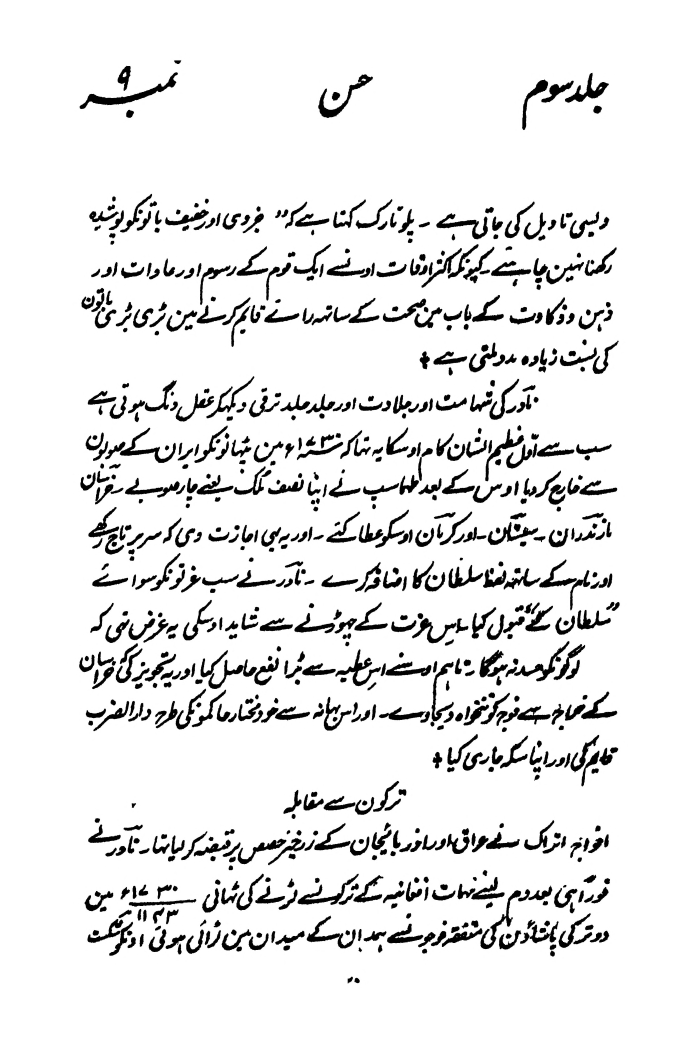
#> input picture urdu-media-ai-utils/urdu-polygon-line-extractor/data-books/B207/Image/B207_107.jpg, 3428 x 5293 px (shown at 1/5 size); its folder holds only this picture in this run
$ python -i image_utils.py   (imports and definitions only)   (older library calls are emulated)
#> lines starting #> are read from the running program, lines starting #| are printed output that depends on the picture; after the words box and inside, x2 and y2 are one past the last pixel; in counts of white or black regions, pixels touching at a corner belong together
#> further down, picture is the input picture: shape (5293, 3428, 3); min 0, max 255, mean 233.2
"""
This file implements some image preprocessing functions used during dataset
preparation, training and inferring.

Most functions are meant to be run only once or at the beginning of training
and hence are not really optimized for performance.
"""

"""
Notes:
    1. All output images have white foreground and black background
    2. All output images are normalized (except for DATASET_PREPARATION task)
"""

import numpy as np
import cv2
import time
import os
import collections
import doxapy

VERBOSE = False

# Set using trial-and-error
HORIZONTAL_MIN_AREA = 10000
VERTICAL_MIN_AREA = 2500

Params = collections.namedtuple("Params", ["extract_red_component",
                                           "horizontal_segmentation",
                                           "vertical_segmentation",
                                           "write_images",
                                           "save_image_type",
                                           "correct_skew",
                                           "remove_white_columns",
                                           "remove_white_rows"])

DATASET_PREPARATION = Params(False, True, False, True, "jpg", False, True, False)
TRAINING = Params(False, False, False, False, None, False, True, False)
INFERRING = Params(False, False, False, False, None, True, True, True)


class ImagePreprocessing():
    """This class processes images for the OCR"""

    def __init__(self, params):
        self.params = params

    # [114 lines left out: functions __call__, _naive_extract_red_component, _extract_red_component, not called in this run]


def _preprocess_image(image, correct_skew=True):
    # Crop image
    image = _trim_image(image)

    if correct_skew:
        # Correct skew
        image = _skew_correction(image)

        # Crop image again (Skew correction may introduce white spaces)
        image = _trim_image(image)

    return image


# [124 lines left out: functions _remove_white_columns, _remove_white_rows, _horizontal_segmentation, _vertical_segmentation, _vertical_segmentation_using_projections, not called in this run]


# binarized image means turn the Gray image into the numbers from 0(white) to 255(black) w.r.t the image pixels
# intensity
def _binarize(image, blur=True):
    # Defining window size and value of k which will be different for each channel
    window_size = 94
    k = 0.3
    # Geo News For now

    from  .binarization import get_gray_image, convert_binary
    # cv2.imshow("Original", image)


    # img_path = os.path.join(fold_path, j)
    gray_img = get_gray_image(image)
    # [6 lines of commented-out code are left out]

    binary_image = np.empty(gray_img.shape, gray_img.dtype)
    sauvola = doxapy.Binarization(doxapy.Binarization.Algorithms.SAUVOLA)
    sauvola.initialize(gray_img)
    sauvola.to_binary(binary_image, {"window": window_size, "k": k})


    # [4 lines of commented-out code are left out]

    return binary_image


def _trim_image(image):
    # Convert into Gray
    gray = cv2.cvtColor(image, cv2.COLOR_BGR2GRAY)
    # Blur the image by using Gaussian Blur
    blur = cv2.GaussianBlur(gray, (5, 5), 0)
    thresh = cv2.bitwise_not(cv2.threshold(blur, 0, 255, cv2.THRESH_BINARY | cv2.THRESH_OTSU)[1].astype(np.uint8))
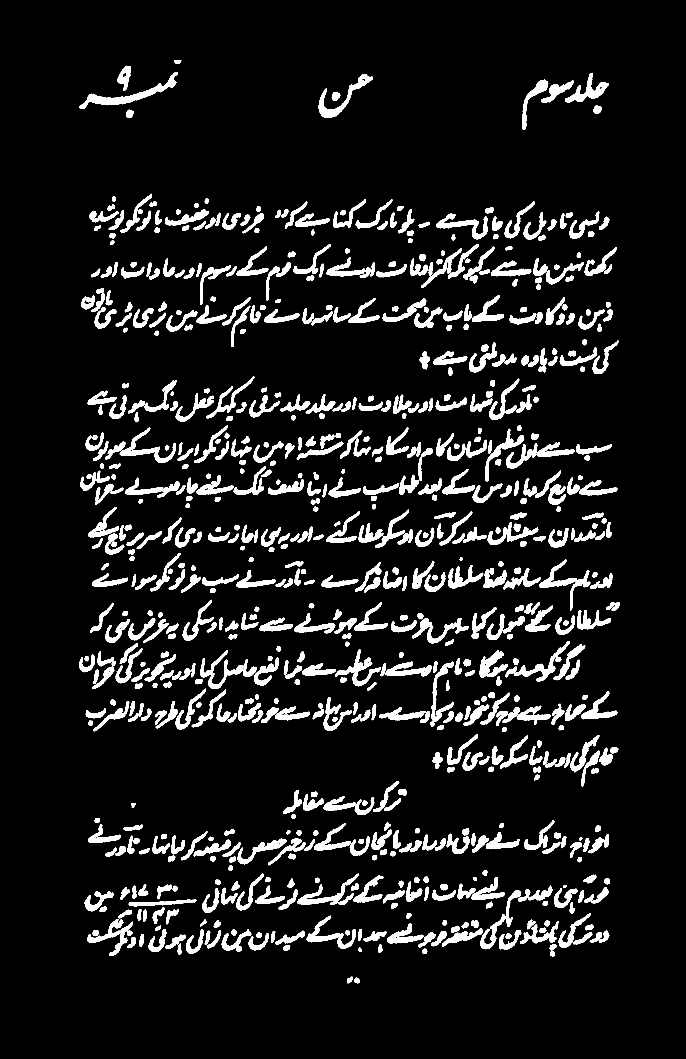
#> thresh: shape (5293, 3428) (shown at 1/5 size); 8.6% white; 777 white regions, largest, box (x1, y1, x2, y2) and area: (398, 361, 889, 545) 16029, (1591, 371, 1865, 590) 11428, (599, 2138, 880, 2315) 9963
    # Find the non zero cordinated of the image
    coords = cv2.findNonZero(thresh)
#> coords = contour of 1562981 points, box (x1, y1, x2, y2) (396, 302, 3098, 4917), area 2254032
    x, y, w, h = cv2.boundingRect(coords)
#> x = 396; y = 302; w = 2702; h = 4615
    # Remove the extra white pixel to crop the image
    return image[y:y + h, x:x + w]
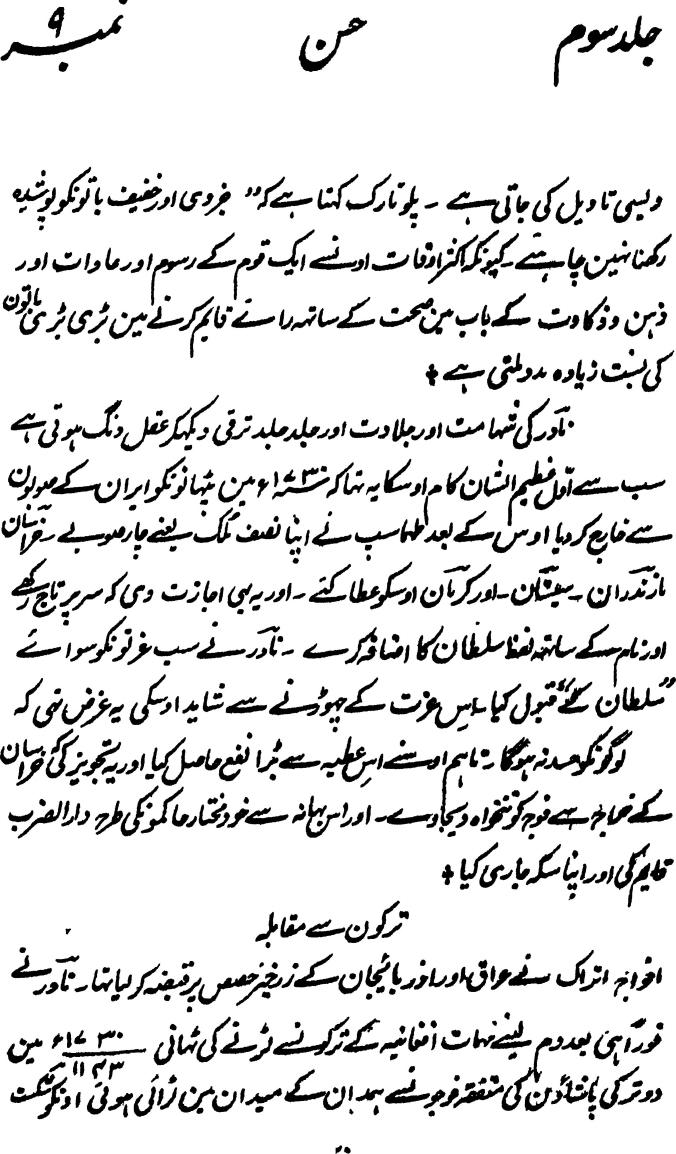
#> returned value: shape (4615, 2702, 3) (shown at 1/4 size); min 0, max 255, mean 223.3


def _skew_correction(image):
    thresh = _binarize(image, blur=True)
    coords = np.column_stack(np.where(thresh > 0))
    angle = cv2.minAreaRect(coords)[-1]

    if angle < -45:
        angle = -(90 + angle)
    else:
        angle = -angle

    (h, w) = image.shape[:2]
    center = (w // 2, h // 2)
    M = cv2.getRotationMatrix2D(center, angle, 1.0)
    rotated = cv2.warpAffine(image, M, (w, h), flags=cv2.INTER_CUBIC, borderMode=cv2.BORDER_CONSTANT,
                             borderValue=(255, 255, 255))

    return rotated


# [36 lines left out: functions _repeatedly_merge_contours, _merge_contours, not called in this run]


def _merge(a, b):
    return np.array([[a[0, 0]], [a[1, 0]], [b[2, 0]], [b[3, 0]]])


# resize The images by calling the _resize_image method
# [100 lines left out: functions _resize_images, _bucket, _resize_image, not called in this run]


# Take transpose of the image
def _transpose(image):
    return cv2.transpose(image)


# Map the image 0,0 center by their STD and mean
# [35 lines left out: functions _normalize, _pad_image_horizontally, _copy_to_target, not called in this run]


def _get_filenames(path):
    return [os.path.join(path, f) for f in os.listdir(path) if _valid_image(f)]


def _valid_image(f):
    return True if f.endswith(".jpg") or f.endswith(".png") or f.endswith(".jpeg") else False


##############################################################################################

# [93 lines left out: functions handle_dataset_processing, handle_training, handle_inferring, not called in this run]

>>> import cv2
>>> picture = cv2.cvtColor(cv2.imread('../../../urdu-media-ai-utils/urdu-polygon-line-extractor/data-books/B207/Image/B207_107.jpg'), cv2.COLOR_BGR2RGB)
#> (the run stopped early here; a loop or call above may not have finished)

$ run again, on urdu-media-ai-utils/urdu-polygon-line-extractor/data-books/B207/Image/B207_108.jpg
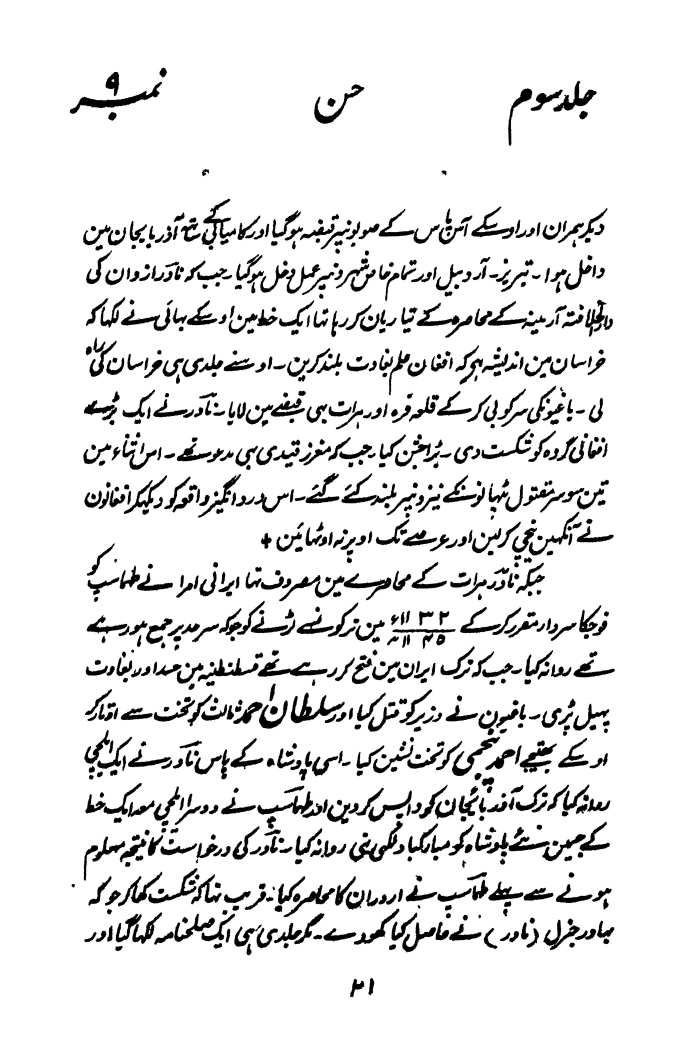
#> input picture urdu-media-ai-utils/urdu-polygon-line-extractor/data-books/B207/Image/B207_108.jpg, 3428 x 5293 px (shown at 1/5 size)
#> picture is the input picture: shape (5293, 3428, 3); min 0, max 255, mean 230
#> in _trim_image, `thresh = cv2.bitwise_not(cv2.threshold(blur, 0, 255, cv2.THRESH_BINARY..`:
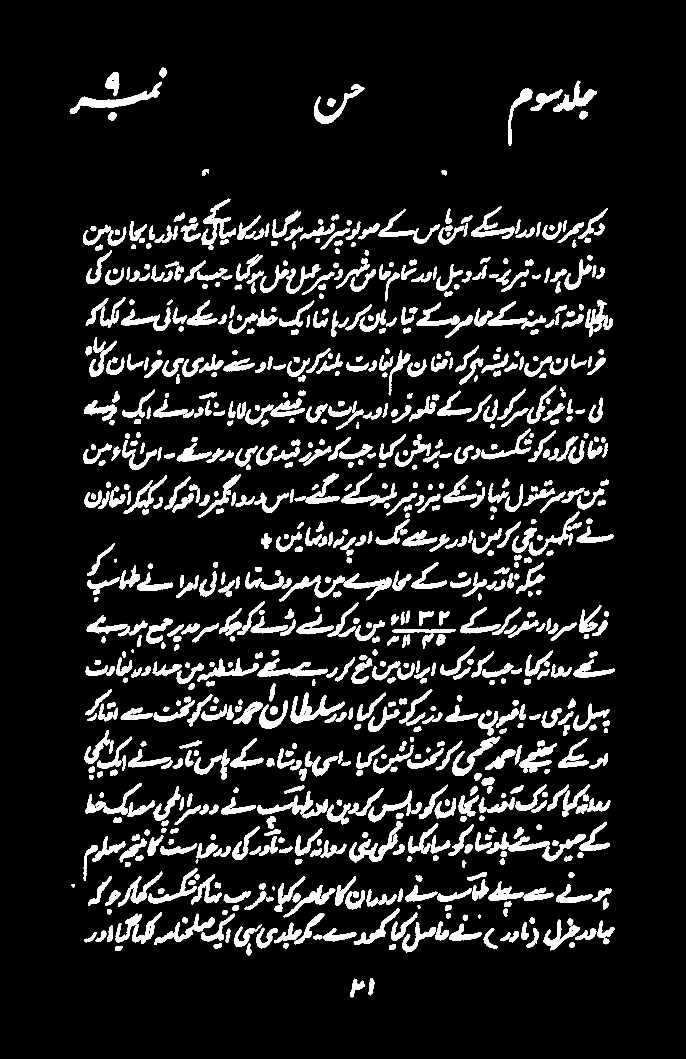
#> thresh: shape (5293, 3428) (shown at 1/5 size); 9.9% white; 898 white regions, largest, box (x1, y1, x2, y2) and area: (349, 409, 810, 570) 15818, (1746, 4105, 2014, 4312) 13394, (1453, 3464, 1724, 3616) 13261
#> coords = contour of 1792679 points, box (x1, y1, x2, y2) (349, 338, 3074, 4986), area 1894342
#> x = 349; y = 338; w = 2725; h = 4648
#> in _trim_image, `return image[y:y + h, x:x + w]`:
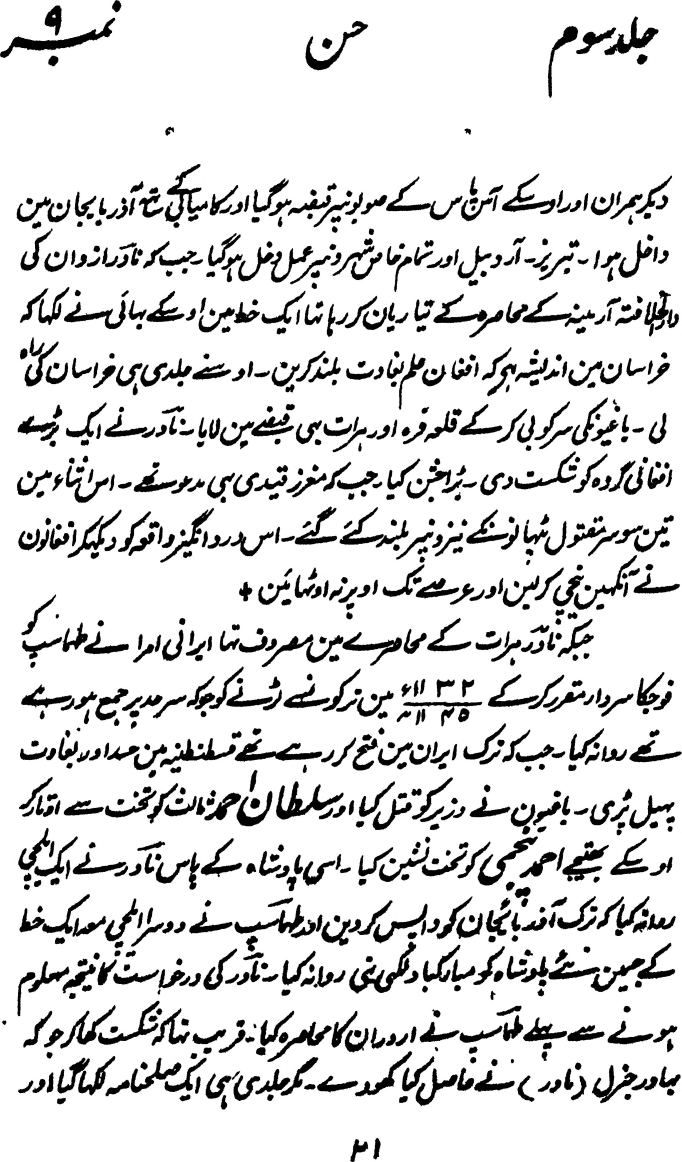
#> returned value: shape (4648, 2725, 3) (shown at 1/4 size); min 0, max 255, mean 219.2

$ run again, on urdu-media-ai-utils/urdu-polygon-line-extractor/data-books/B207/Image/B207_55.jpg
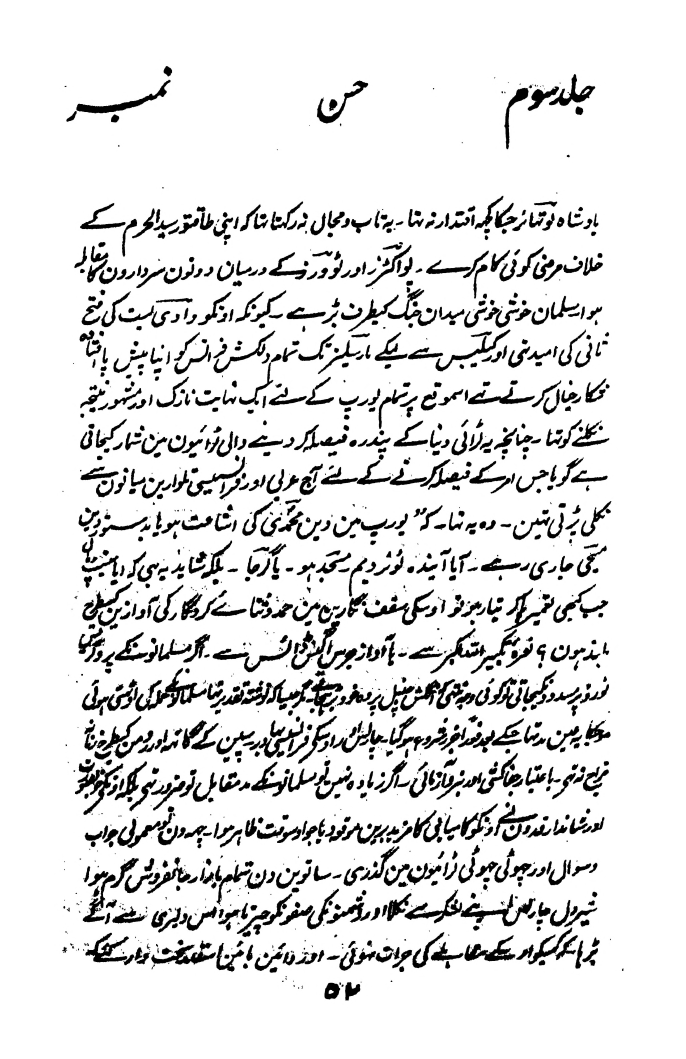
#> input picture urdu-media-ai-utils/urdu-polygon-line-extractor/data-books/B207/Image/B207_55.jpg, 3428 x 5293 px (shown at 1/5 size)
#> picture is the input picture: shape (5293, 3428, 3); min 0, max 255, mean 226
#> in _trim_image, `thresh = cv2.bitwise_not(cv2.threshold(blur, 0, 255, cv2.THRESH_BINARY..`:
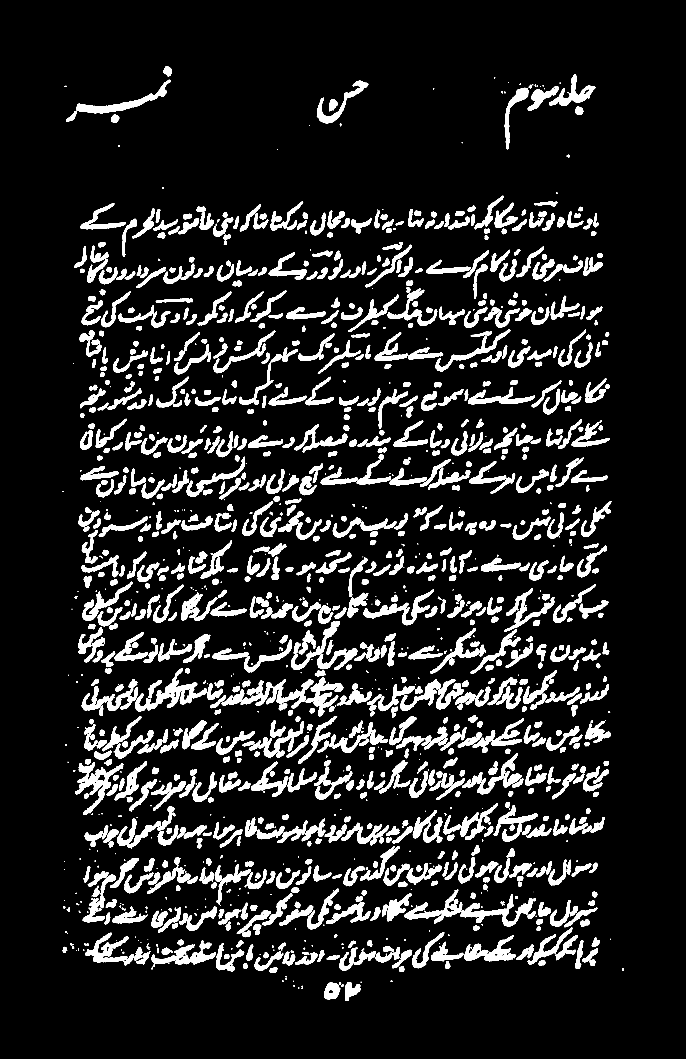
#> thresh: shape (5293, 3428) (shown at 1/5 size); 11.4% white; 1495 white regions (190 under 20 px), largest, box (x1, y1, x2, y2) and area: (676, 3340, 1034, 3558) 18807, (375, 3812, 616, 4075) 16704, (2304, 4471, 2678, 4632) 15161
#> coords = contour of 2077355 points, box (x1, y1, x2, y2) (312, 330, 3117, 5002), area 1955595
#> x = 312; y = 330; w = 2805; h = 4672
#> in _trim_image, `return image[y:y + h, x:x + w]`:
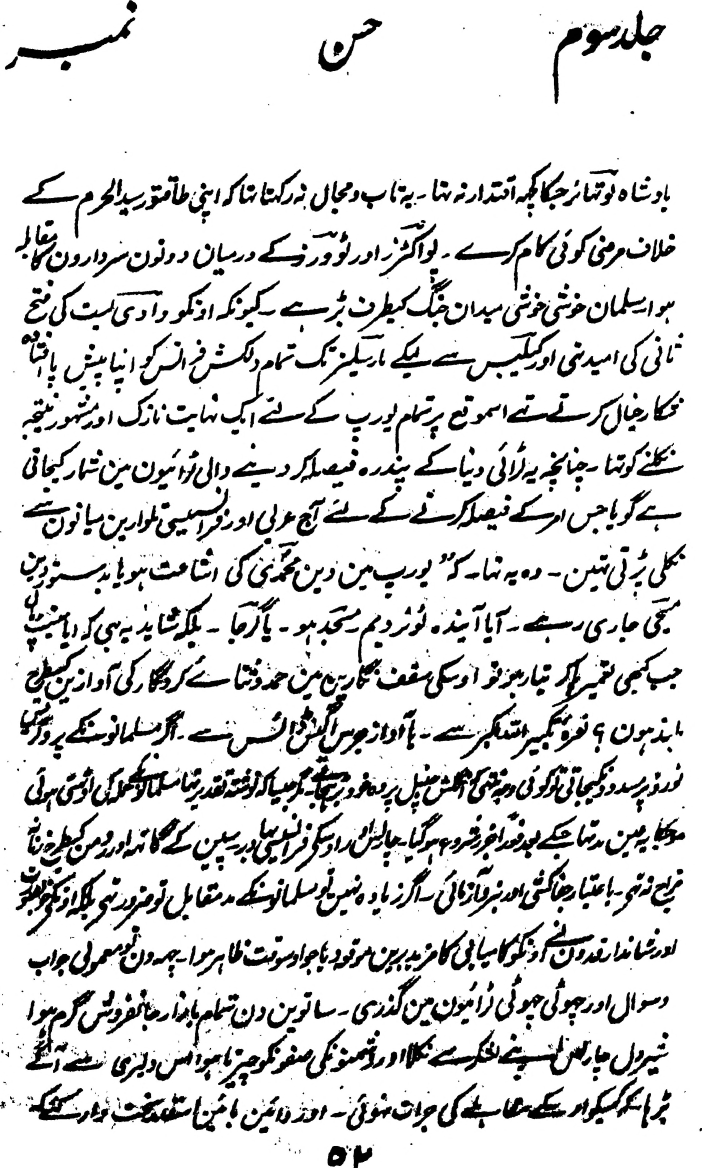
#> returned value: shape (4672, 2805, 3) (shown at 1/4 size); min 0, max 255, mean 214.9
